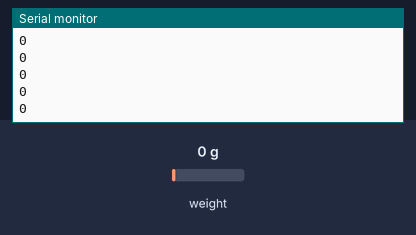
Bench run of a sketch on a simulated Arduino Nano, built with avr-gcc and run on an emulated ATmega328P. Shown: the last lines printed to the serial monitor. The inputs (shaded band) are chosen by the test bench; at power-on: weight on the scale 0 g.

Above: at 3.6 s.
3.7 s: weight on the scale set to 100 g
At 4.1 s:
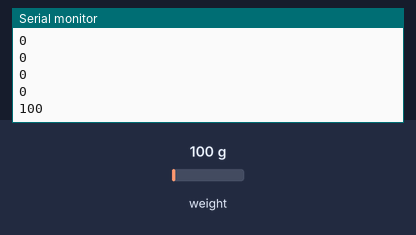
5.2 s: weight on the scale set to 1250 g
At 5.35 s:
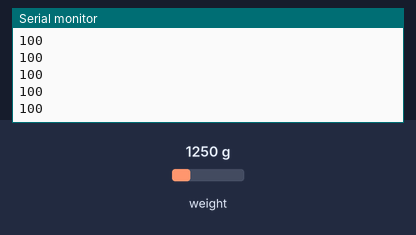
Timing chart, 0 to 8.2 s (numbered marks = the images above; inputs shaded):
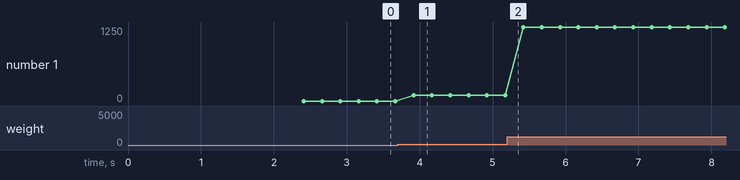

Measured:
- after the input at 3.7 s, the serial monitor: prints a new line after 0.22 s (image 1)
- plotted number 1: 0 → 100 after the input at 3.7 s, 100 → 1250 after the input at 5.2 s

The sketch:

weighing.ino
```cpp
//-------------------------------------------------------------------------------------
// HX711_ADC.h
// Arduino master library for HX711 24-Bit Analog-to-Digital Converter for Weigh Scales
// Olav Kallhovd sept2017
// Tested with      : HX711 asian module on channel A and YZC-133 3kg load cell
// Tested with MCU  : Arduino Nano, ESP8266
//-------------------------------------------------------------------------------------
// This is an example sketch on how to use this library
// Settling time (number of samples) and data filtering can be adjusted in the config.h file

#include <HX711_ADC.h>
#include <EEPROM.h>

//HX711 constructor (dout pin, sck pin):
HX711_ADC LoadCell(4, 5);

const int eepromAdress = 0;

long t;

void setup() {

  float calValue; // calibration value
  calValue = 696.0; // uncomment this if you want to set this value in the sketch
  #if defined(ESP8266)
  //EEPROM.begin(512); // uncomment this if you use ESP8266 and want to fetch the value from eeprom
  #endif
  //EEPROM.get(eepromAdress, calValue); // uncomment this if you want to fetch the value from eeprom

  Serial.begin(9600); delay(10);
  //Serial.println();
  //Serial.println("Starting...");
  LoadCell.begin();
  long stabilisingtime = 2000; // tare preciscion can be improved by adding a few seconds of stabilising time
  LoadCell.start(stabilisingtime);
  if(LoadCell.getTareTimeoutFlag()) {
    Serial.println("Tare timeout, check MCU>HX711 wiring and pin designations");
  }
  else {
    LoadCell.setCalFactor(calValue); // set calibration value (float)
    //Serial.println("Startup + tare is complete");
  }
}

void loop() {
  //update() should be called at least as often as HX711 sample rate; >10Hz@10SPS, >80Hz@80SPS
  //use of delay in sketch will reduce effective sample rate (be carefull with use of delay() in the loop)
  LoadCell.update();

  //get smoothed value from data set
  if (millis() > t + 250) {
    float i = LoadCell.getData();
    //Serial.print("Load_cell output val: ");
    Serial.println(int(i));
    t = millis();
  }

  //receive from serial terminal
  if (Serial.available() > 0) {
    float i;
    char inByte = Serial.read();
    if (inByte == 't') LoadCell.tareNoDelay();
  }

  //check if last tare operation is complete
//  if (LoadCell.getTareStatus() == true) {
//    Serial.println("Tare complete");
//  }

}
```
